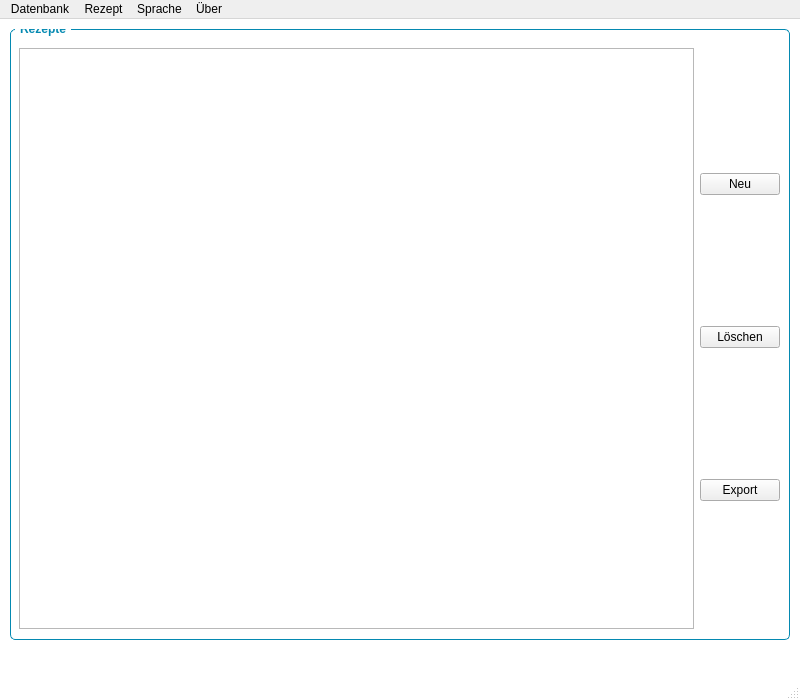
<?xml version="1.0" encoding="UTF-8"?>
<ui version="4.0">
 <class>MainWindow</class>
 <widget class="QMainWindow" name="MainWindow">
  <property name="geometry">
   <rect>
    <x>0</x>
    <y>0</y>
    <width>800</width>
    <height>700</height>
   </rect>
  </property>
  <property name="windowTitle">
   <string>Food Database</string>
  </property>
  <property name="windowIcon">
   <iconset resource="Ressources.qrc">
    <normaloff>:/Icons/Ressources/Icons/icons8-food-24.png</normaloff>:/Icons/Ressources/Icons/icons8-food-24.png</iconset>
  </property>
  <property name="styleSheet">
   <string notr="true">QMainWindow {
	background-color: #FFFFFF;
}

QGroupBox {
	font-weight: bold;
	color: #0489B1;
	background: #FFFFFF;
	border: 1px solid #0489B1;
	border-radius: 5px;
	margin-top: 2ex;
}

QGroupBox::title {
	top: -7px;
	left: 5px;
	padding: 0 3px;
}</string>
  </property>
  <widget class="QWidget" name="centralwidget">
   <widget class="QGroupBox" name="groupBox_Recipes">
    <property name="geometry">
     <rect>
      <x>10</x>
      <y>10</y>
      <width>780</width>
      <height>611</height>
     </rect>
    </property>
    <property name="font">
     <font>
      <weight>75</weight>
      <bold>true</bold>
     </font>
    </property>
    <property name="title">
     <string>Rezepte</string>
    </property>
    <widget class="QWidget" name="horizontalLayoutWidget">
     <property name="geometry">
      <rect>
       <x>9</x>
       <y>19</y>
       <width>761</width>
       <height>581</height>
      </rect>
     </property>
     <layout class="QHBoxLayout" name="horizontalLayout">
      <item>
       <widget class="QTableView" name="tableView_Recipes">
        <property name="font">
         <font>
          <weight>50</weight>
          <bold>false</bold>
         </font>
        </property>
        <property name="editTriggers">
         <set>QAbstractItemView::DoubleClicked</set>
        </property>
        <property name="selectionBehavior">
         <enum>QAbstractItemView::SelectRows</enum>
        </property>
        <attribute name="horizontalHeaderHighlightSections">
         <bool>false</bool>
        </attribute>
        <attribute name="horizontalHeaderShowSortIndicator" stdset="0">
         <bool>false</bool>
        </attribute>
        <attribute name="verticalHeaderShowSortIndicator" stdset="0">
         <bool>false</bool>
        </attribute>
       </widget>
      </item>
      <item>
       <layout class="QVBoxLayout" name="verticalLayout">
        <item>
         <widget class="QPushButton" name="pushButton_NewRecipe">
          <property name="font">
           <font>
            <weight>50</weight>
            <bold>false</bold>
           </font>
          </property>
          <property name="toolTip">
           <string>Ein neues Rezept hinzufügen.</string>
          </property>
          <property name="text">
           <string>Neu</string>
          </property>
          <property name="icon">
           <iconset resource="Ressources.qrc">
            <normaloff>:/Icons/Ressources/Icons/icons8-new-property-24.png</normaloff>:/Icons/Ressources/Icons/icons8-new-property-24.png</iconset>
          </property>
          <property name="iconSize">
           <size>
            <width>24</width>
            <height>24</height>
           </size>
          </property>
          <property name="shortcut">
           <string/>
          </property>
         </widget>
        </item>
        <item>
         <widget class="QPushButton" name="pushButton_RemoveRecipe">
          <property name="font">
           <font>
            <weight>50</weight>
            <bold>false</bold>
           </font>
          </property>
          <property name="toolTip">
           <string>Alle markierten Rezepte entfernen.</string>
          </property>
          <property name="text">
           <string>Löschen</string>
          </property>
          <property name="icon">
           <iconset resource="Ressources.qrc">
            <normaloff>:/Icons/Ressources/Icons/icons8-delete-view-24.png</normaloff>:/Icons/Ressources/Icons/icons8-delete-view-24.png</iconset>
          </property>
          <property name="iconSize">
           <size>
            <width>24</width>
            <height>24</height>
           </size>
          </property>
         </widget>
        </item>
        <item>
         <widget class="QPushButton" name="pushButton_ExportRecipe">
          <property name="font">
           <font>
            <weight>50</weight>
            <bold>false</bold>
           </font>
          </property>
          <property name="toolTip">
           <string>Alle markierten Rezepte in ein Rezept-JSON exportieren.</string>
          </property>
          <property name="text">
           <string>Export</string>
          </property>
          <property name="icon">
           <iconset resource="Ressources.qrc">
            <normaloff>:/Icons/Ressources/Icons/icons8-json-download-24.png</normaloff>:/Icons/Ressources/Icons/icons8-json-download-24.png</iconset>
          </property>
          <property name="iconSize">
           <size>
            <width>24</width>
            <height>24</height>
           </size>
          </property>
         </widget>
        </item>
       </layout>
      </item>
     </layout>
    </widget>
   </widget>
  </widget>
  <widget class="QMenuBar" name="menubar">
   <property name="geometry">
    <rect>
     <x>0</x>
     <y>0</y>
     <width>800</width>
     <height>21</height>
    </rect>
   </property>
   <widget class="QMenu" name="menu_Database">
    <property name="title">
     <string comment="menu_Database">Datenbank</string>
    </property>
    <addaction name="action_CreateDatabase"/>
    <addaction name="action_OpenDatabase"/>
    <addaction name="action_WriteDatabase"/>
    <addaction name="action_CloseDatabase"/>
   </widget>
   <widget class="QMenu" name="menu_Recipe">
    <property name="enabled">
     <bool>true</bool>
    </property>
    <property name="title">
     <string comment="menu_Recipe">Rezept</string>
    </property>
    <addaction name="action_NewRecipe"/>
    <addaction name="action_RemoveRecipe"/>
    <addaction name="action_ExportRecipe"/>
    <addaction name="separator"/>
    <addaction name="action_Settings"/>
   </widget>
   <widget class="QMenu" name="menu_About">
    <property name="title">
     <string>Über</string>
    </property>
    <addaction name="action_About"/>
    <addaction name="action_AboutQt"/>
   </widget>
   <widget class="QMenu" name="menu_Language">
    <property name="enabled">
     <bool>true</bool>
    </property>
    <property name="title">
     <string>Sprache</string>
    </property>
    <addaction name="action_German"/>
    <addaction name="action_EnglishUS"/>
   </widget>
   <addaction name="menu_Database"/>
   <addaction name="menu_Recipe"/>
   <addaction name="menu_Language"/>
   <addaction name="menu_About"/>
  </widget>
  <widget class="QStatusBar" name="statusBar"/>
  <action name="action_AboutQt">
   <property name="icon">
    <iconset resource="Ressources.qrc">
     <normaloff>:/Icons/Ressources/Icons/qt.svg</normaloff>:/Icons/Ressources/Icons/qt.svg</iconset>
   </property>
   <property name="text">
    <string>Über Qt...</string>
   </property>
   <property name="toolTip">
    <string>Über das Qt Projekt.</string>
   </property>
   <property name="statusTip">
    <string>Über das Qt Projekt.</string>
   </property>
  </action>
  <action name="action_OpenDatabase">
   <property name="icon">
    <iconset resource="Ressources.qrc">
     <normaloff>:/Icons/Ressources/Icons/icons8-database-restore-24.png</normaloff>:/Icons/Ressources/Icons/icons8-database-restore-24.png</iconset>
   </property>
   <property name="text">
    <string comment="action_OpenDatabase">Öffnen...</string>
   </property>
   <property name="toolTip">
    <string>Eine vorhandene Datenbank öffnen.</string>
   </property>
   <property name="statusTip">
    <string>Eine vorhandene Datenbank öffnen.</string>
   </property>
   <property name="shortcut">
    <string>Ctrl+O</string>
   </property>
  </action>
  <action name="action_CloseDatabase">
   <property name="enabled">
    <bool>false</bool>
   </property>
   <property name="icon">
    <iconset resource="Ressources.qrc">
     <normaloff>:/Icons/Ressources/Icons/icons8-database-backup-24.png</normaloff>:/Icons/Ressources/Icons/icons8-database-backup-24.png</iconset>
   </property>
   <property name="text">
    <string comment="action_CloseDatabase">Schließen...</string>
   </property>
   <property name="toolTip">
    <string>Die aktuelle Datenbank schließen.</string>
   </property>
   <property name="statusTip">
    <string>Die aktuelle Datenbank schließen.</string>
   </property>
   <property name="whatsThis">
    <string/>
   </property>
   <property name="shortcut">
    <string>Ctrl+Q</string>
   </property>
  </action>
  <action name="action_About">
   <property name="icon">
    <iconset resource="Ressources.qrc">
     <normaloff>:/Icons/Ressources/Icons/icons8-food-24.png</normaloff>:/Icons/Ressources/Icons/icons8-food-24.png</iconset>
   </property>
   <property name="text">
    <string>Über Food Database...</string>
   </property>
   <property name="toolTip">
    <string>Über Food Database.</string>
   </property>
   <property name="statusTip">
    <string>Über Food Database.</string>
   </property>
  </action>
  <action name="action_CreateDatabase">
   <property name="icon">
    <iconset resource="Ressources.qrc">
     <normaloff>:/Icons/Ressources/Icons/icons8-add-to-database-24.png</normaloff>:/Icons/Ressources/Icons/icons8-add-to-database-24.png</iconset>
   </property>
   <property name="text">
    <string comment="action_CreateDatabase">Neu...</string>
   </property>
   <property name="toolTip">
    <string>Eine neue Datenbank anlegen.</string>
   </property>
   <property name="statusTip">
    <string>Eine neue Datenbank anlegen.</string>
   </property>
   <property name="shortcut">
    <string>Ctrl+N</string>
   </property>
  </action>
  <action name="action_NewRecipe">
   <property name="icon">
    <iconset resource="Ressources.qrc">
     <normaloff>:/Icons/Ressources/Icons/icons8-new-property-24.png</normaloff>:/Icons/Ressources/Icons/icons8-new-property-24.png</iconset>
   </property>
   <property name="text">
    <string comment="action_New">Neu...</string>
   </property>
   <property name="toolTip">
    <string>Ein neues Rezept hinzufügen.</string>
   </property>
   <property name="statusTip">
    <string>Ein neues Rezept hinzufügen.</string>
   </property>
  </action>
  <action name="action_German">
   <property name="checkable">
    <bool>true</bool>
   </property>
   <property name="checked">
    <bool>false</bool>
   </property>
   <property name="icon">
    <iconset resource="Ressources.qrc">
     <normaloff>:/Icons/Languages/Ressources/Icons/Languages/de_DE.png</normaloff>:/Icons/Languages/Ressources/Icons/Languages/de_DE.png</iconset>
   </property>
   <property name="text">
    <string>Deutsch</string>
   </property>
   <property name="iconText">
    <string>de_DE</string>
   </property>
   <property name="toolTip">
    <string>Deutsch auswählen.</string>
   </property>
   <property name="statusTip">
    <string>Deutsch auswählen.</string>
   </property>
  </action>
  <action name="action_EnglishUS">
   <property name="checkable">
    <bool>true</bool>
   </property>
   <property name="icon">
    <iconset resource="Ressources.qrc">
     <normaloff>:/Icons/Languages/Ressources/Icons/Languages/en_US.png</normaloff>:/Icons/Languages/Ressources/Icons/Languages/en_US.png</iconset>
   </property>
   <property name="text">
    <string>English (US)</string>
   </property>
   <property name="iconText">
    <string>en_US</string>
   </property>
   <property name="toolTip">
    <string>Englisch (US) auswählen.</string>
   </property>
   <property name="statusTip">
    <string>Englisch (US) auswählen.</string>
   </property>
  </action>
  <action name="action_ExportRecipe">
   <property name="icon">
    <iconset resource="Ressources.qrc">
     <normaloff>:/Icons/Ressources/Icons/icons8-json-download-24.png</normaloff>:/Icons/Ressources/Icons/icons8-json-download-24.png</iconset>
   </property>
   <property name="text">
    <string comment="action_Export">Export JSON...</string>
   </property>
   <property name="toolTip">
    <string>Alle markierten Rezepte in ein Rezept-JSON exportieren.</string>
   </property>
   <property name="statusTip">
    <string>Alle markierten Rezepte in ein Rezept-JSON exportieren.</string>
   </property>
  </action>
  <action name="action_WriteDatabase">
   <property name="icon">
    <iconset resource="Ressources.qrc">
     <normaloff>:/Icons/Ressources/Icons/icons8-database-export-24.png</normaloff>:/Icons/Ressources/Icons/icons8-database-export-24.png</iconset>
   </property>
   <property name="text">
    <string comment="action_WriteDatabase">Speichern...</string>
   </property>
   <property name="toolTip">
    <string>Die aktuelle Datenbank speichern.</string>
   </property>
   <property name="statusTip">
    <string>Die aktuelle Datenbank speichern.</string>
   </property>
   <property name="whatsThis">
    <string/>
   </property>
   <property name="shortcut">
    <string>Ctrl+S</string>
   </property>
  </action>
  <action name="action_Settings">
   <property name="icon">
    <iconset resource="Ressources.qrc">
     <normaloff>:/Icons/Ressources/Icons/icons8-details-24.png</normaloff>:/Icons/Ressources/Icons/icons8-details-24.png</iconset>
   </property>
   <property name="text">
    <string>Einstellungen</string>
   </property>
   <property name="toolTip">
    <string>Einstellungen für die Rezepte.</string>
   </property>
   <property name="statusTip">
    <string>Einstellungen für die Rezepte.</string>
   </property>
  </action>
  <action name="action_RemoveRecipe">
   <property name="icon">
    <iconset resource="Ressources.qrc">
     <normaloff>:/Icons/Ressources/Icons/icons8-delete-view-24.png</normaloff>:/Icons/Ressources/Icons/icons8-delete-view-24.png</iconset>
   </property>
   <property name="text">
    <string>Löschen...</string>
   </property>
   <property name="toolTip">
    <string>Alle markierten Rezepte entfernen.</string>
   </property>
   <property name="statusTip">
    <string>Alle markierten Rezepte entfernen.</string>
   </property>
  </action>
 </widget>
 <resources>
  <include location="Ressources.qrc"/>
 </resources>
 <connections/>
</ui>
